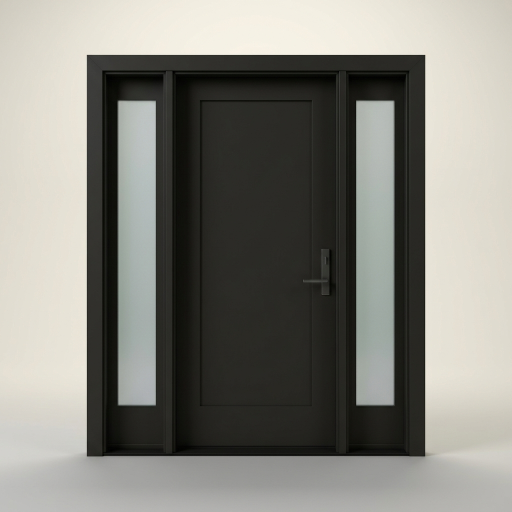
#> input picture Fotos/Decorative_front_door_sidelites_202605271941.jpeg, 1024 x 1024 px, given in place of Indigo_Decors_showroom_interior_…_202605271743 (1).jpeg.jpg, which was not available (shown at 1/2 size)
$ python hero-puerta.py ../../../Fotos/Decorative_front_door_sidelites_202605271941.jpeg '../../../Fotos/Indigo_Decors_showroom_interior_…_202605271743 (1).jpeg' '../../../Fotos/Indigo_Decors_showroom_interior_…_202605271743 (1).jpeg' 1.0 1.0
#> lines starting #> are read from the running program, lines starting #| are printed output that depends on the picture; pictures that were not available may be replaced by others from this repository, and a replacement may not be noted
"""Toma de heroe de una puerta del catalogo: estudio oscuro, foco y reflejo.

Para un anuncio la puerta tiene que llenar la pantalla y tener luz de
producto, no de foto de movil. Los renders del portafolio publico traen la
puerta sobre blanco puro, asi que se recorta con un alfa sacado del propio
render (lo que no es blanco es puerta) y se monta sobre un fondo navy casi
negro con un foco calido detras y un reflejo en el suelo. Nada lo dibuja una
IA: el ornamento es el del render, pixel a pixel.

Uso:  python hero-puerta.py <CODIGO> <bronze|black> <salida.png> [zoom] [centro_y]
      Con SRC=<ruta.png> en el entorno usa esa imagen (p. ej. el render ampliado
      a 4k con Higgsfield) en vez del jpg del portafolio: el render original es
      de 1024 px y a pantalla entera, con el movimiento de camara, se veia blando.
      zoom: fraccion de la altura del lienzo que ocupa la puerta (defecto 0.62)
      centro_y: donde queda el centro de la puerta (defecto 0.50; 0.58 deja el
                tercio superior libre para un titular)
"""
import os
import sys

import numpy as np
from PIL import Image, ImageChops, ImageFilter

VARIANTES = __import__("pathlib").Path(__file__).resolve().parents[3] / "scraping" / "output" / "variant_images"
W, H = 1080, 1920
NAVY_DEEP = np.array([6, 12, 24], dtype=np.float32)
NAVY = np.array([14, 31, 60], dtype=np.float32)
BRONCE = np.array([181, 137, 90], dtype=np.float32)


def recorte(codigo, acabado):
    src = os.environ.get("SRC") or (VARIANTES / codigo / (acabado + ".jpg"))
    im = Image.open(src).convert("RGB")
#> im is the input picture: PIL image 1024x1024 RGB; mean R, G, B 132.8, 131.9, 124.9
    caja = ImageChops.difference(im, Image.new("RGB", im.size, (255, 255, 255))).convert("L") \
        .point(lambda v: 255 if v > 24 else 0).getbbox()
#> caja = (0, 0, 1024, 1024)
    im = im.crop(caja)
    a = np.asarray(im, dtype=np.float32)
    # Alfa: cuanto se aleja del blanco. La puerta (oscura) satura a 255; el
    # antialias del borde queda parcial; la sombra gris del render se descarta
    # por umbral, que en el fondo oscuro se veria como un halo claro.
    dist = 255 - a.min(axis=2)
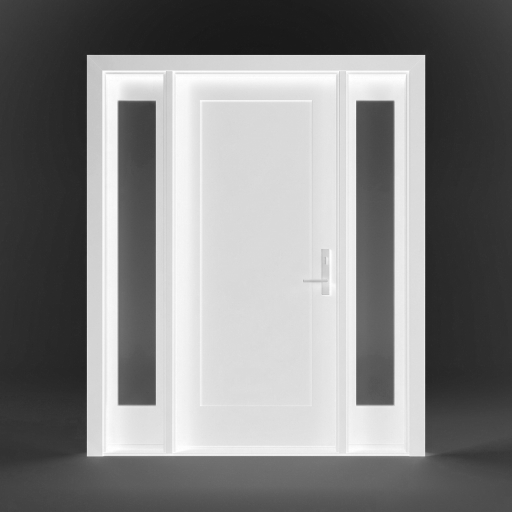
#> dist: shape (1024, 1024) float32 (shown at 1/2 size); min 14, max 255, mean 130.5
    alfa = np.clip((dist - 30) / 60, 0, 1) * 255
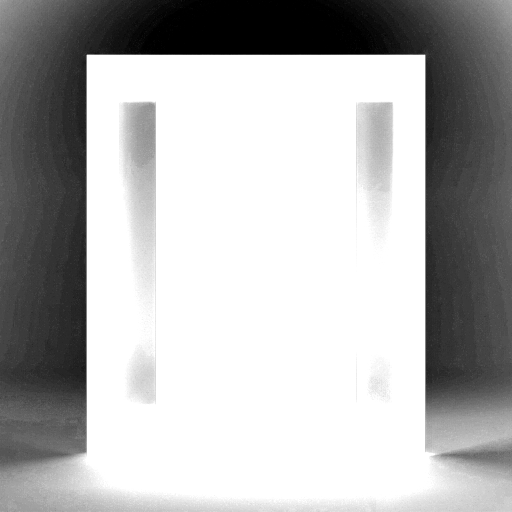
#> alfa: shape (1024, 1024) float32 (shown at 1/2 size); min 0, max 255, mean 178
    rgba = np.dstack([a, alfa]).astype(np.uint8)
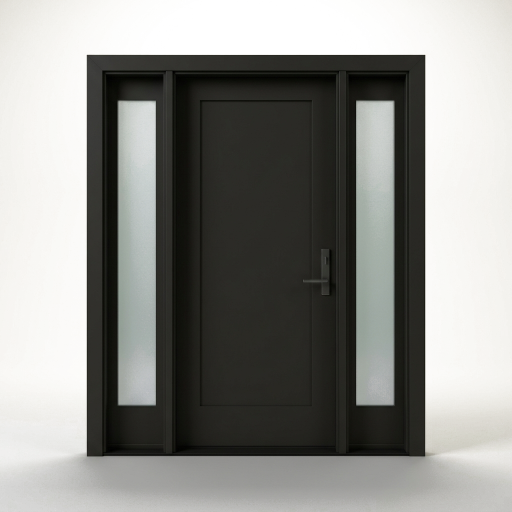
#> rgba: shape (1024, 1024, 4) (shown at 1/2 size); mean R, G, B, A 132.8, 131.9, 124.9, 177.9; transparent parts drawn white
    return Image.fromarray(rgba, "RGBA")


def fondo():
    yy, xx = np.mgrid[0:H, 0:W].astype(np.float32)
    # Foco calido detras de la puerta, algo por encima del centro.
    d = np.hypot((xx - W / 2) / (W * 0.62), (yy - H * 0.42) / (H * 0.42))
    foco = np.clip(1 - d, 0, 1) ** 1.6
    base = NAVY_DEEP[None, None, :] + (NAVY - NAVY_DEEP)[None, None, :] * foco[..., None] * 1.15
    base += BRONCE[None, None, :] * (foco[..., None] ** 2) * 0.18
    # Suelo: banda algo mas clara en el ultimo tercio, para que el reflejo se lea.
    suelo = np.clip((yy - H * 0.70) / (H * 0.30), 0, 1)
    base += (NAVY - NAVY_DEEP)[None, None, :] * suelo[..., None] * 0.35
    # Grano fino: un degradado limpio de navy a negro hace BANDAS al pasar por
    # el codec del video (H.264 a 1080p no tiene bits para 30 tonos casi
    # iguales). Un ruido de +-2 los rompe y ademas da textura de pared.
    rng = np.random.default_rng(7)
    base += rng.normal(0, 2.2, base.shape).astype(np.float32)
    return Image.fromarray(np.clip(base, 0, 255).astype(np.uint8), "RGB")


def main(codigo, acabado, salida, zoom=0.62, centro_y=0.50):
    puerta = recorte(codigo, acabado)
    alto = round(H * zoom)
    ancho = round(puerta.width * alto / puerta.height)
#> ancho = 1920
    puerta = puerta.resize((ancho, alto), Image.LANCZOS)
    lienzo = fondo().convert("RGBA")
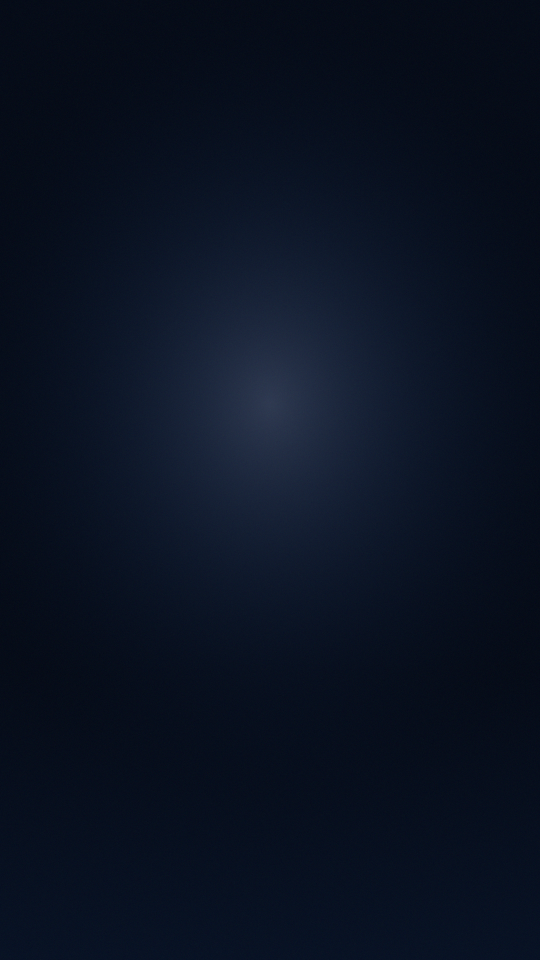
#> lienzo: PIL image 1080x1920 RGBA (shown at 1/2 size); mean R, G, B, A 9.9, 18.1, 33.8, 255
    x, y = (W - ancho) // 2, round(H * centro_y - alto / 2)
#> x = -420; y = 960

    # Sombra de contacto bajo la puerta.
    sombra = Image.new("L", (W, H), 0)
#> sombra: PIL image 1080x1920 L; every value is 0
    from PIL import ImageDraw
    ImageDraw.Draw(sombra).ellipse((x - 30, y + alto - 26, x + ancho + 30, y + alto + 26), fill=200)
    sombra = sombra.filter(ImageFilter.GaussianBlur(24))
    lienzo = Image.composite(Image.new("RGBA", (W, H), (0, 0, 0, 255)), lienzo, sombra)

    # Reflejo: la puerta volteada, desvanecida hacia abajo y algo desenfocada.
    ref = puerta.transpose(Image.FLIP_TOP_BOTTOM)
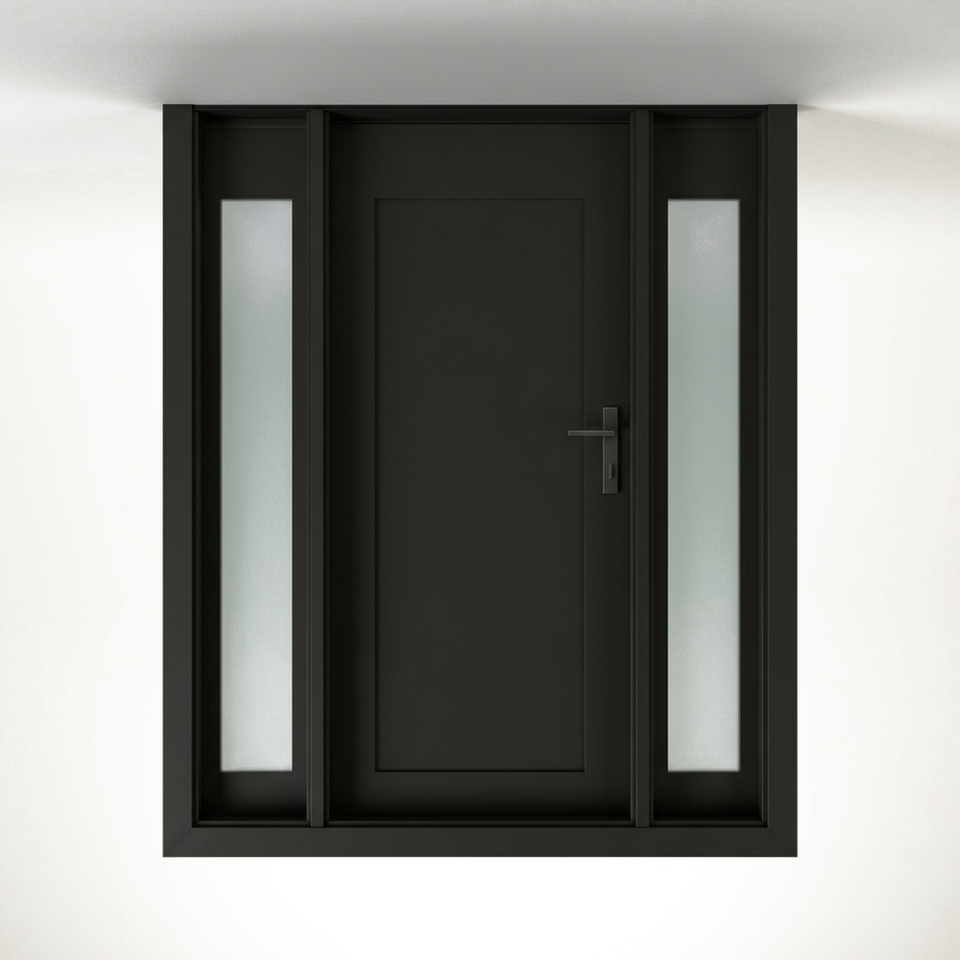
#> ref: PIL image 1920x1920 RGBA (shown at 1/2 size); mean R, G, B, A 123.5, 122.7, 116.3, 177.8; transparent parts drawn white
    grad = np.linspace(0.42, 0.0, ref.height, dtype=np.float32)[:, None]
    ra = np.asarray(ref, dtype=np.float32)
    ra[..., 3] *= grad
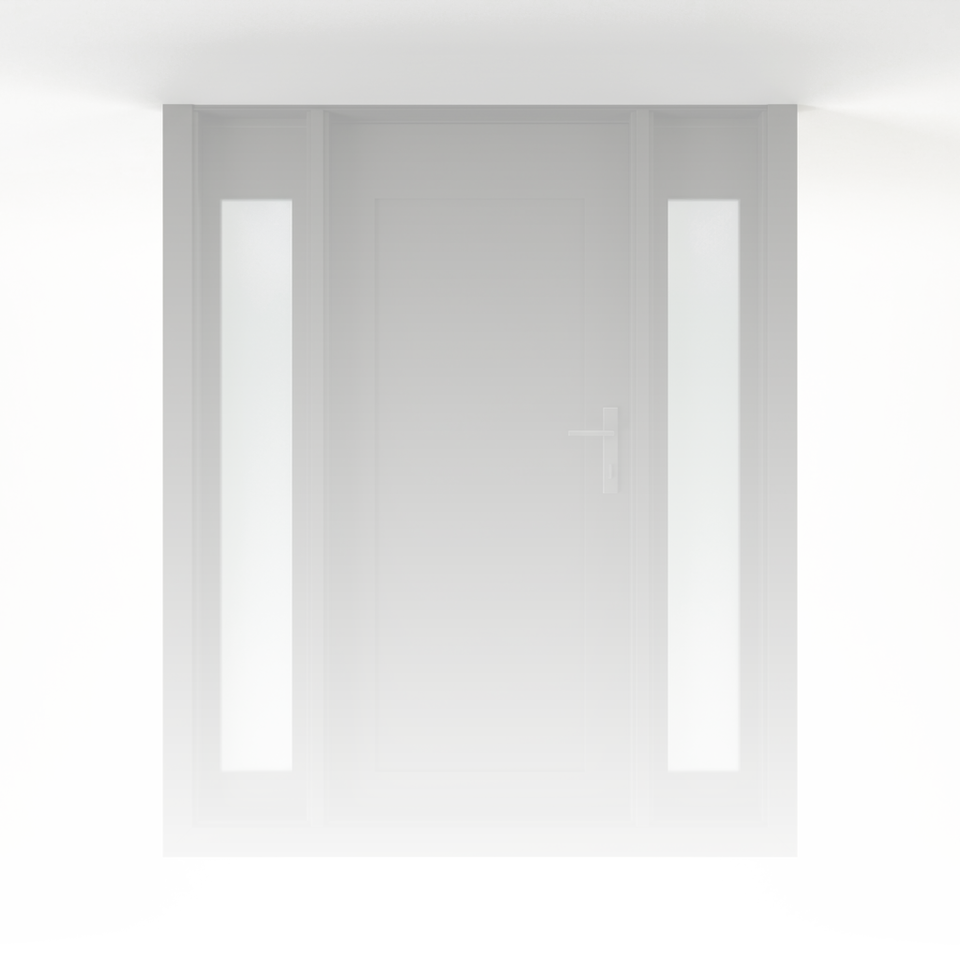
#> ra: shape (1920, 1920, 4) float32 (shown at 1/2 size); mean R, G, B, A 122.7, 122.8, 115.8, 41.1; transparent parts drawn white
    ref = Image.fromarray(ra.astype(np.uint8), "RGBA").filter(ImageFilter.GaussianBlur(2))
    lienzo.alpha_composite(ref, (x, y + alto + 4))

    lienzo.alpha_composite(puerta, (x, y))
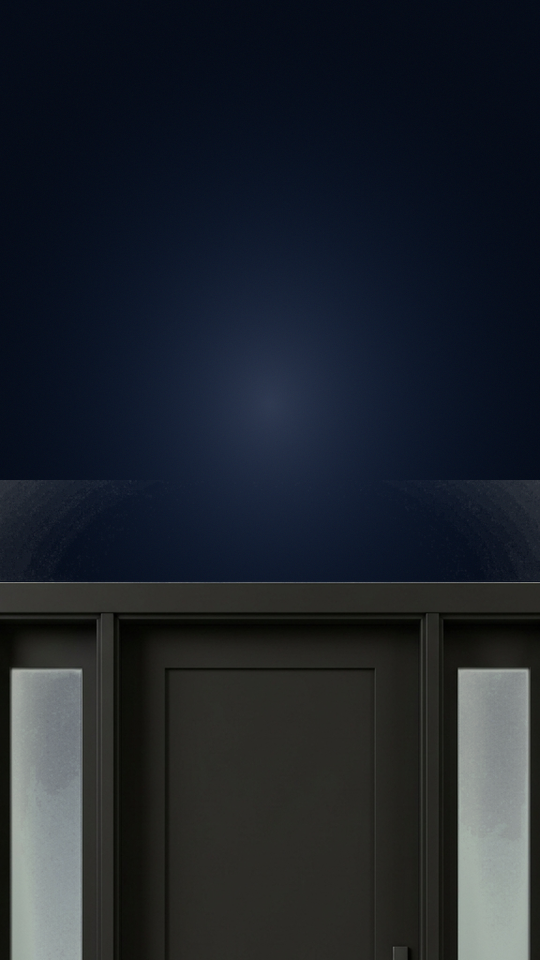
#> lienzo: PIL image 1080x1920 RGBA (shown at 1/2 size); mean R, G, B, A 30.5, 36.1, 44.1, 255
    lienzo.convert("RGB").save(salida, optimize=True)
    print("%s %s -> %s  (puerta %dx%d)" % (codigo, acabado, salida, ancho, alto))
#> (printed output is left out)


if __name__ == "__main__":
    if len(sys.argv) < 4:
        sys.exit(__doc__)
    main(sys.argv[1], sys.argv[2], sys.argv[3],
         float(sys.argv[4]) if len(sys.argv) > 4 else 0.62,
         float(sys.argv[5]) if len(sys.argv) > 5 else 0.50)

$ run again, on Fotos/Indigo_Decors_showroom_interior_…_202605271743 (1).jpeg
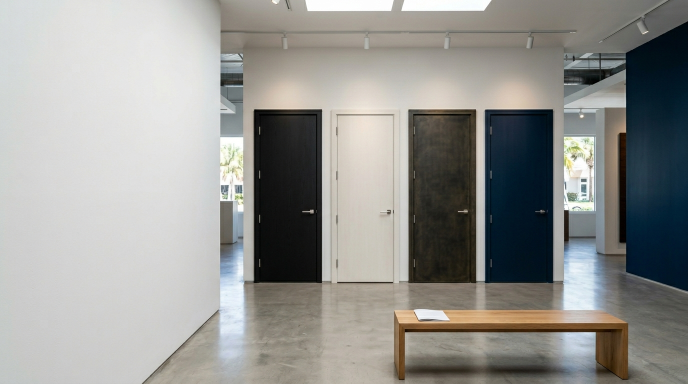
#> input picture Fotos/Indigo_Decors_showroom_interior_…_202605271743 (1).jpeg, 1376 x 768 px, given in place of Indigo_Decors_showroom_interior_…_202605271743 (1).jpeg.jpg, which was not available (shown at 1/2 size)
#> in recorte, im is the input picture: PIL image 1376x768 RGB; mean R, G, B 148.8, 148.8, 145.4
#> caja = (0, 0, 1376, 768)
#> sombra: PIL image 1080x1920 L; every value is 0
#> in main, `ra[..., 3] *= grad`:
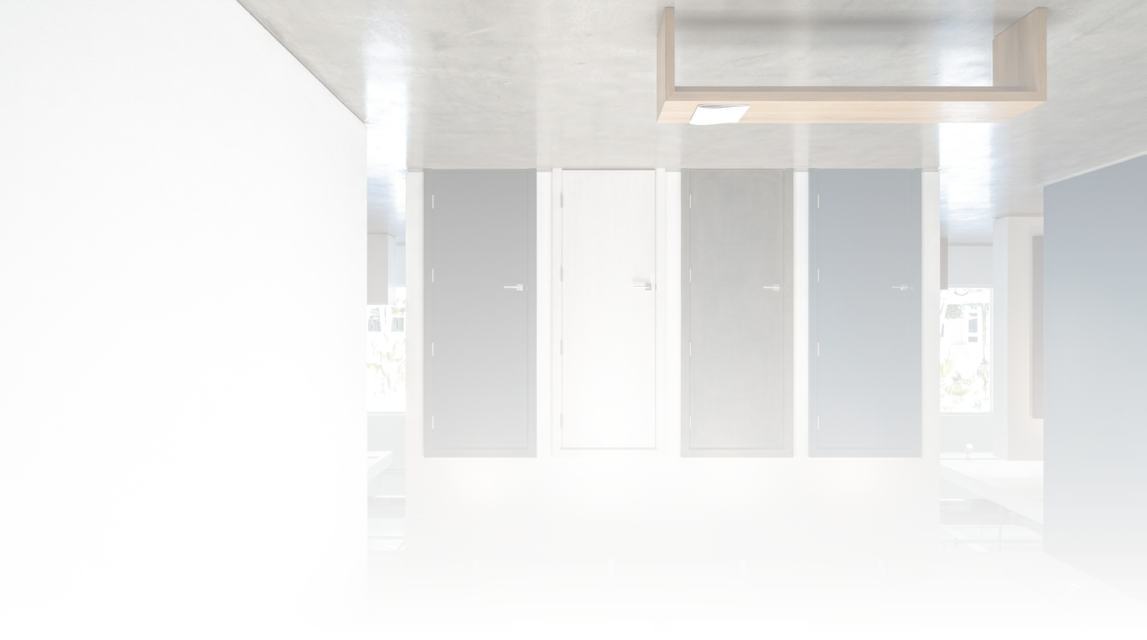
#> ra: shape (1920, 3440, 4) float32 (shown at 1/3 size); mean R, G, B, A 134.2, 134.5, 131.7, 38; transparent parts drawn white
#> in main, `lienzo.alpha_composite(puerta, (x, y))`:
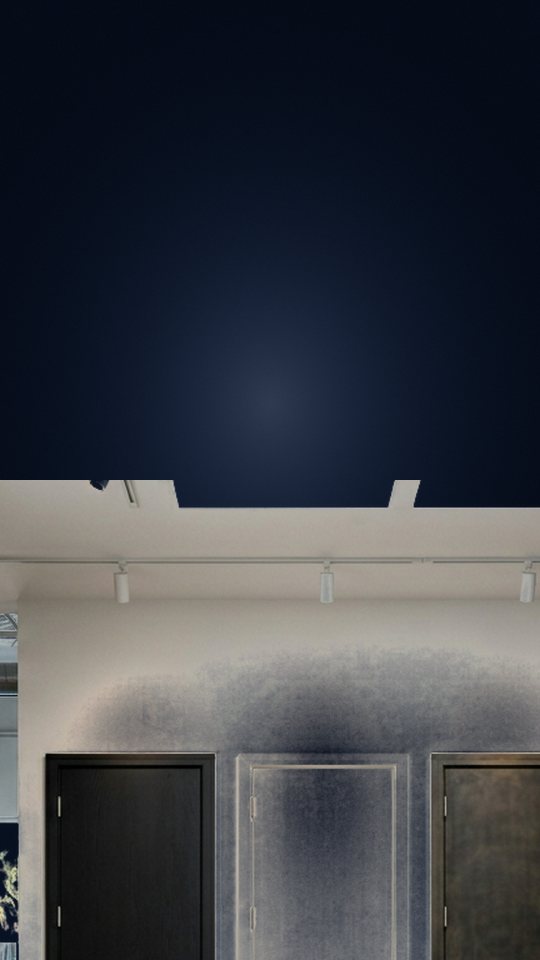
#> lienzo: PIL image 1080x1920 RGBA (shown at 1/2 size); mean R, G, B, A 60.6, 63.7, 70.1, 255
#> (printed output is left out)

$ run again, on Fotos/Indigo_Decors_showroom_interior_…_202605271743.jpeg
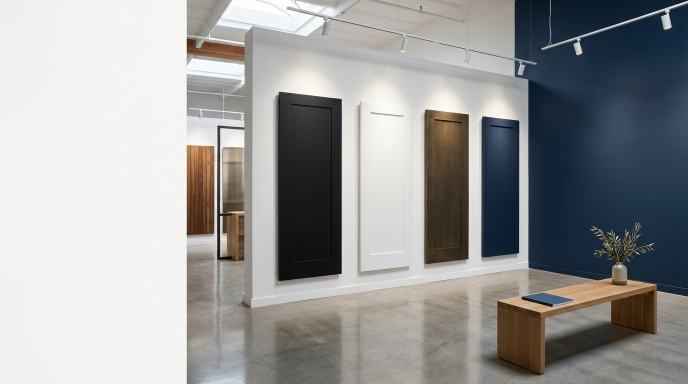
#> input picture Fotos/Indigo_Decors_showroom_interior_…_202605271743.jpeg, 1376 x 768 px, given in place of Indigo_Decors_showroom_interior_…_202605271743.jpeg.jpg, which was not available (shown at 1/2 size)
#> in recorte, im is the input picture: PIL image 1376x768 RGB; mean R, G, B 154.3, 154.9, 154.2
#> caja = (21, 0, 1376, 768)
#> im: PIL image 1355x768 RGB
#> sombra: PIL image 1080x1920 L; every value is 0
#> in main, `ra[..., 3] *= grad`:
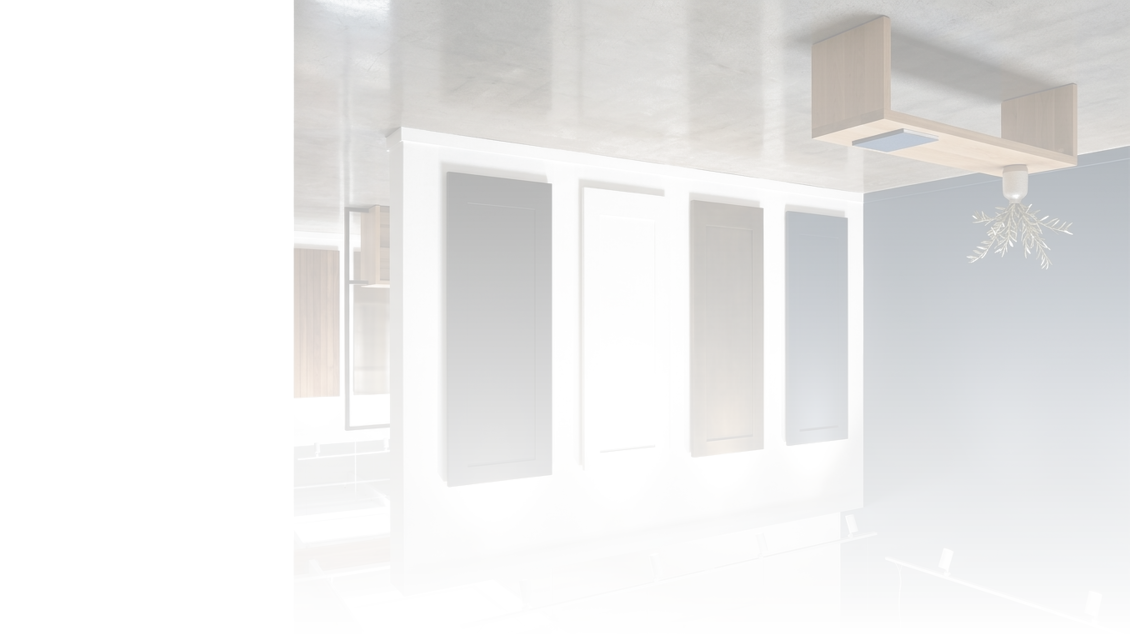
#> ra: shape (1920, 3388, 4) float32 (shown at 1/3 size); mean R, G, B, A 81.1, 81.5, 81.7, 34; transparent parts drawn white
#> in main, `lienzo.alpha_composite(puerta, (x, y))`:
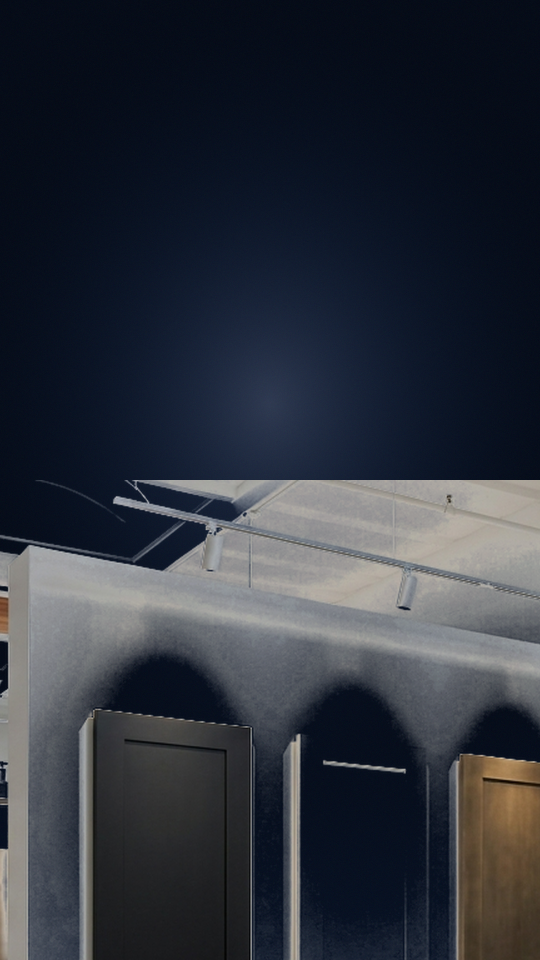
#> lienzo: PIL image 1080x1920 RGBA (shown at 1/2 size); mean R, G, B, A 46.1, 50.9, 60.6, 255
#> (printed output is left out)
